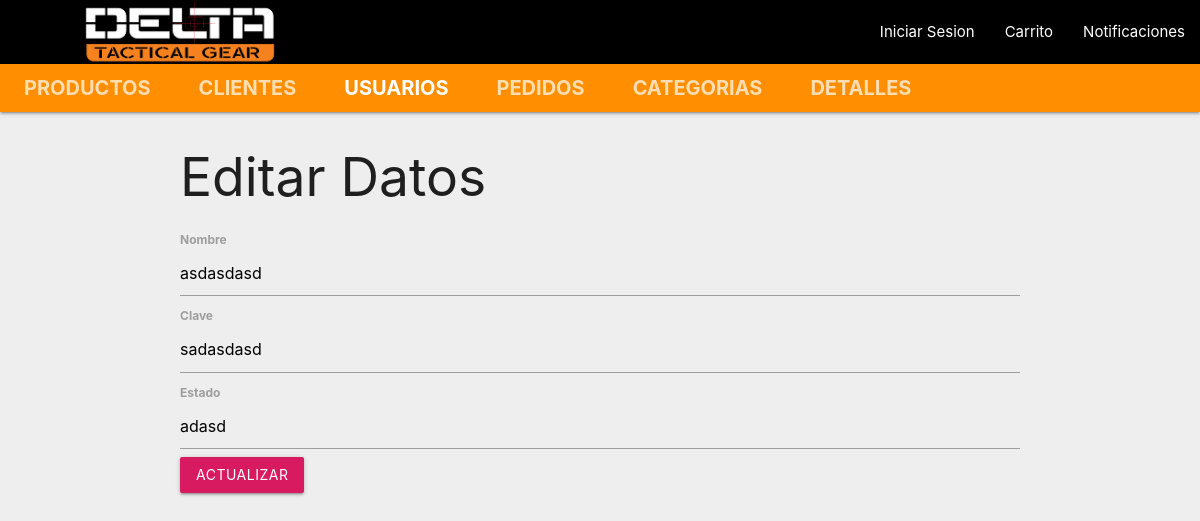
Page /views/usuarios/usuario_modifica.php?id=26 on the committed database.
### tables this page shows
CREATE TABLE `usuarios` (
  `id` int(11) NOT NULL,
  `nombre` varchar(100) NOT NULL,
  `clave` varchar(50) NOT NULL,
  `estado` varchar(100) NOT NULL
);

### model/usuario_model.php (called while the page is built, shortened)
<?php
class Usuario_model{
    private $nombre;
    private $clave;
    private $estado;
    function __construct($nombre, $clave, $estado){
        $this->nombre=$nombre;
        $this->clave=$clave;
        $this->estado=$estado;
    }
    public function getNombre(){
        return $this->nombre;
    }
    public function getClave(){
        return $this->clave;
    }
    public function getEstado(){
        return $this->estado;
    }
    public static function getById($id){
        $conn=getConnection();
          $t=null;
          $sql= "SELECT * FROM usuarios WHERE id=$id";
          $resultado=$conn->query($sql);
          while($fila=mysqli_fetch_array($resultado)){
              $o = new Usuario_model(
                                      $fila['nombre'],
                                      $fila['clave'],
                                      $fila['estado']);
          $o->id=$fila['id'];
          $t=$o;
          }
          return $t;
      }
}
?>

### views/usuarios/usuario_modifica.php (the view, shortened to what this page needs)
<?php
include_once __DIR__ . '../../../model/usuario_model.php';
$usuario = Usuario_model::getById($_GET['id']);
?>
<!DOCTYPE html>
<html>
<head>
  <link rel="stylesheet" href="../../assets/css/materialize.min.css">
</head>
<body class="grey lighten-3">
  <nav class="nav-extended">
    <div class="nav-wrapper black">
      <a href="/dtg_mvc/index.php" class="brand-logo"><img class="responsive-img" src="../../assets/img/delta.png" width="250" style="margin-left:55px;"></a>
      <ul id="nav-mobile" class="right hide-on-med-and-down">
        <li><a href="sass.html">Iniciar Sesion</a></li>
        <li><a href="badges.html">Carrito</a></li>
        <li><a href="collapsible.html">Notificaciones</a></li>
      </ul>
    </div>
    <div class="nav-content amber darken-3">
      <ul class="tabs tabs-transparent">
        <li class="tab"><a style="font-size:20px" href="../../views/productos/producto.php"><b>Productos</b></a></li>
        <li class="tab"><a style="font-size:20px" href="../../views/clientes/clientes.php"><b>Clientes</b></a></li>
        <li class="tab"><a style="font-size:20px" class="active" href="../../views/usuarios/usuarios.php"><b>Usuarios</b></a></li>
        <li class="tab"><a style="font-size:20px" href="../../views/pedidos/pedidos.php"><b>Pedidos</b></a></li>
        <li class="tab"><a style="font-size:20px" href="../../views/categoria/categoria.php"><b>Categorias</b></a></li>
        <li class="tab"><a style="font-size:20px" href="../../views/detalle_pedido/detalle_pedido.php"><b>Detalles</a></li>
      </ul>
    </div>
  </nav>
  <div class="container">
    <h2>Editar Datos</h2>
    <form id="nuevo" name="nuevo" method="POST" action="../../controller/usuario_controller.php" autocomplete="off">
      <div class="form-group">
        <label for="nombre">Nombre</label>
        <input type="text" class="form-control" id="nombre" name="nombre" value="<?php echo $usuario->getNombre() ?>" />
      </div>
      <div class="form-group">
        <label for="clave">Clave</label>
        <input type="text" class="form-control" id="clave" name="clave" value="<?php echo $usuario->getClave() ?>" />
      </div>
      <div class="form-group">
        <label for="estado">Estado</label>
        <input type="text" class="form-control" id="estado" name="estado" value="<?php echo $usuario->getEstado() ?>" />
      </div>
      <button id="guardar" name="guardar" type="submit" class="waves-effect waves-light btn  pink darken-1">Actualizar</button>
    </form>
</body>
</html>

### rows in the picture
usuarios: nombre "asdasdasd", clave "sadasdasd", estado "adasd"
